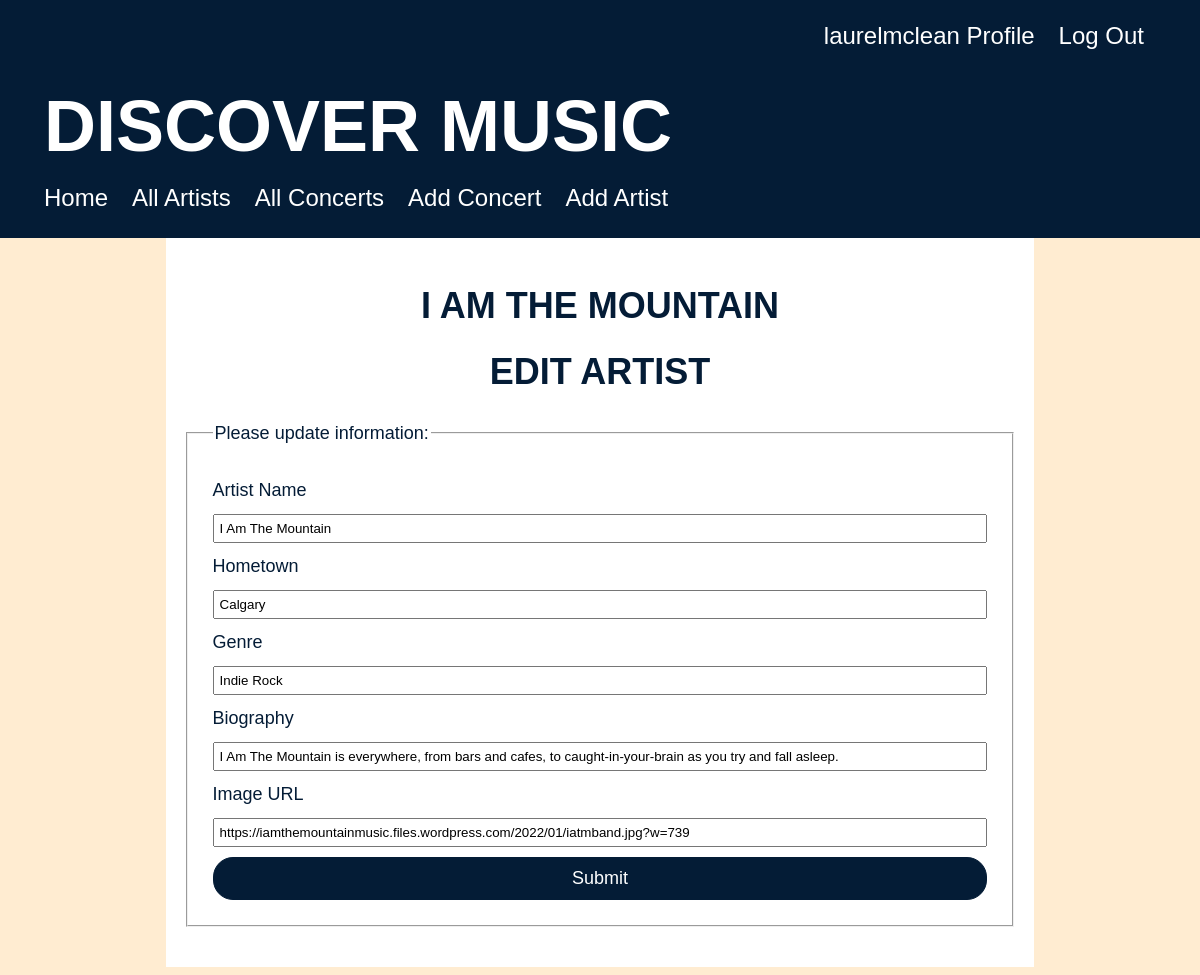
The page /artist/1/edit (signed in) on the database its author committed.
### concert_app/models.py (models this page shows, shortened)
class User(UserMixin, db.Model):
    id = db.Column(db.Integer, primary_key=True)
    username = db.Column(db.String(80), nullable=False, unique=True)
    password = db.Column(db.String(80), nullable=False)
    attending = db.relationship(
        'Concert', secondary='user_concert', back_populates='guests_attending')
    favourites = db.relationship(
        'Artist', secondary='user_artist', back_populates='fans')

class Artist(db.Model):
    id = db.Column(db.Integer, primary_key=True)
    name = db.Column(db.String(80), nullable=False)
    hometown = db.Column(db.String(80), nullable=False)
    image = db.Column(URLType)
    genre = db.Column(db.String(80), nullable=False)
    biography = db.Column(db.String(250), nullable=False)
    upcoming_concerts = db.relationship('Concert', back_populates='artist_playing')
    fans = db.relationship(
        'User', secondary='user_artist', back_populates='favourites')

### concert_app/main/routes.py (the view)
@main.route('/artist/<artist_id>/edit', methods=['GET', 'POST'])
@login_required
def edit_artist(artist_id):
    artist = Artist.query.get(artist_id)
    form = ArtistForm(obj=artist)
    if form.validate_on_submit():
        form.populate_obj(artist)
        db.session.add(artist)
        db.session.commit()
        flash('Artist was updated successfully')
        return redirect(url_for('main.artist_detail',artist_id=artist.id))
    artist = Artist.query.get(artist_id)
    return render_template('edit_artist.html', artist=artist, form=form)

### concert_app/main/forms.py
class ArtistForm(FlaskForm):
    name = StringField('Artist Name', validators=[DataRequired()])
    hometown = StringField('Hometown', validators=[DataRequired()])
    genre = StringField('Genre', validators=[DataRequired()])
    biography = StringField('Biography', validators=[DataRequired()])
    image = StringField('Image URL')
    submit = SubmitField('Submit')

### concert_app/extensions.py (called while the page is built)
@login_manager.user_loader
def load_user(user_id):
    return User.query.get(user_id)

### concert_app/templates/edit_artist.html (shortened to what this page needs)
{% extends 'base.html' %}
{% block content %}
<h2>{{ artist.name }}</h2>
<h2>Edit Artist</h2>
<form method="POST" action="{{ url_for('main.edit_artist', artist_id=artist.id) }}">
    <fieldset>
        <legend>Please update information:</legend>
        {{ form.name.label }}
        {{ form.name }}
        {{ form.hometown.label }}
        {{ form.hometown }}
        {{ form.genre.label }}
        {{ form.genre }}
        {{ form.biography.label }}
        {{ form.biography }}
        {{ form.image.label }}
        {{ form.image }}
        {{ form.submit }}
    </fieldset>
</form>
{% endblock %}

### concert_app/templates/base.html (shortened to what this page needs)
<!DOCTYPE html>
<html>
<head>
    <link rel="stylesheet" href="/static/style.css">
</head>
<body>
    <div class="header">
        <nav class="nav-profile">
            {% if current_user.is_authenticated %}
            <a href="/profile/{{current_user.username}}">{{ current_user.username }} Profile</a>
            <a href="/logout">Log Out</a>
            {% else %}
            <a href="/signup">Sign Up</a>
            <a href="/login">Log In</a>
            {% endif %}
        </nav>
        <a href="/">
            <h1>Discover Music</h1>
        </a>
        <nav class="nav-tabs">
            <a href="/">Home</a>
            <a href="/artist">All Artists</a>
            <a href="/concert">All Concerts</a>
            {% if current_user.is_authenticated %}
            <a href="/new_concert">Add Concert</a>
            <a href="/new_artist">Add Artist</a>
            {% endif %}
        </nav>
    </div>
    <div id="content">
        {% block content %}{% endblock %}
    </div>
</body>
</html>

### concert_app/static/style.css (style rules this page uses)
body { background-color: #FFECD1; font-size: 18px; font-family: Helvetica, sans-serif; line-height: 1.5; font-weight: 100; display: flex; flex-direction: column; align-items: center; }
#content { width: 70%; background-color: white; padding: 20px; color: #041c36; }
.header { width: 100%; height: 200px; padding: 20px; margin: 0; margin-top: -10px; background-color: #041c36; color: white }
fieldset { display: flex; flex-direction: column; margin: 20px 0; padding: 20px; }
fieldset * { margin: 5px; }
fieldset input { padding: 5px; }
h1 { color: white; text-align: left; font-family: helvetica, sans-serif; font-size: 4em; text-transform: uppercase; margin-top: 0.25em; margin-left: 0.5em; margin-bottom: 0; }
h2 { text-align: center; font-size: 2em; font-family: Helvetica, sans-serif; color: #041c36; text-transform: uppercase; line-height: 1; }
input[type=submit] { background: #041c36; color: white; border-width: 1px; border-style: solid; border-color: #041c36; border-radius: 20px; padding: 10px 14px; font-size: 18px; }
.header a { color: white; text-decoration: none; }
.nav-tabs { display: flex; justify-content: left; margin-left: 1.5em; font-size: 24px; gap: 24px; }
.nav-profile { display: flex; justify-content: right; margin-right: 2em; font-size: 24px; gap: 24px; }

### rows shown on the page
User: username "laurelmclean"
Artist: name "I AM THE MOUNTAIN", name "I Am The Mountain", hometown "Calgary", genre "Indie Rock", biography "I Am The Mountain is everywhere, from bars and cafes, to caught-in-your-brain as you try and fall asleep.", image "https://iamthemountainmusic.files.wordpress.com/2022/01/iatmband.jpg?w=739"
